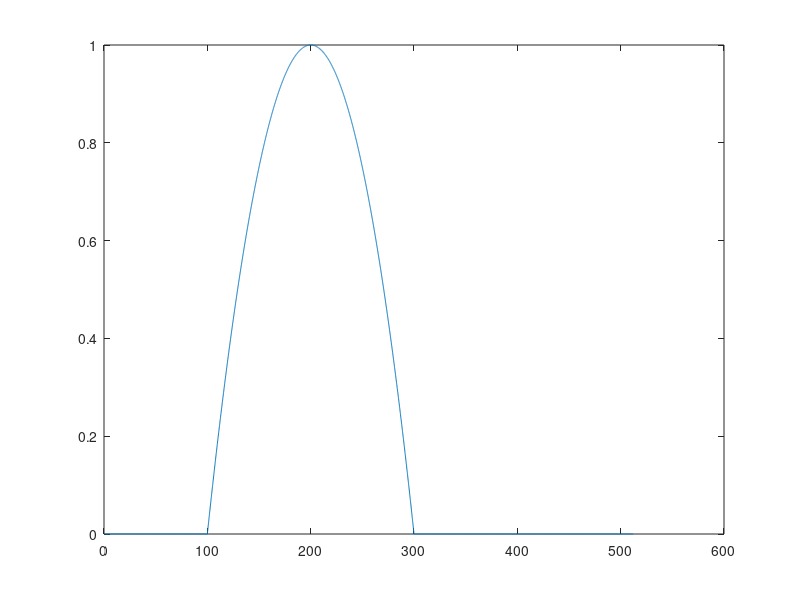
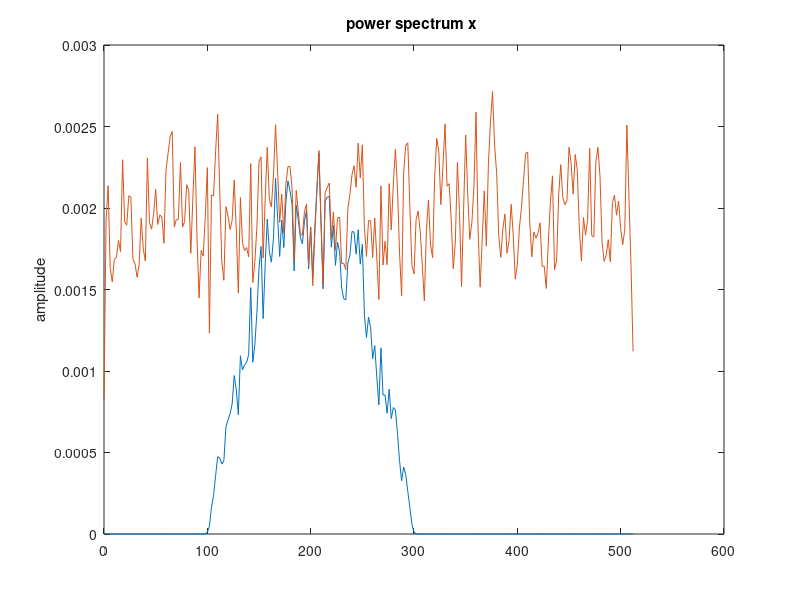
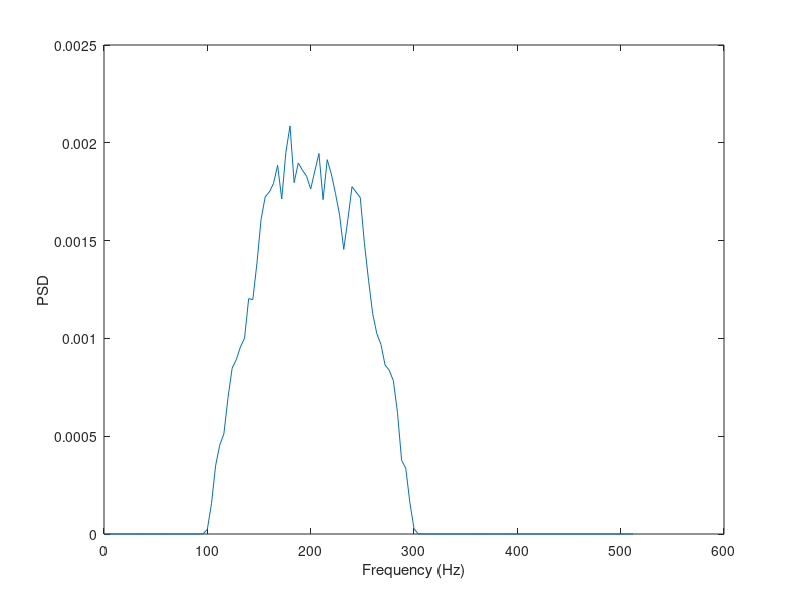
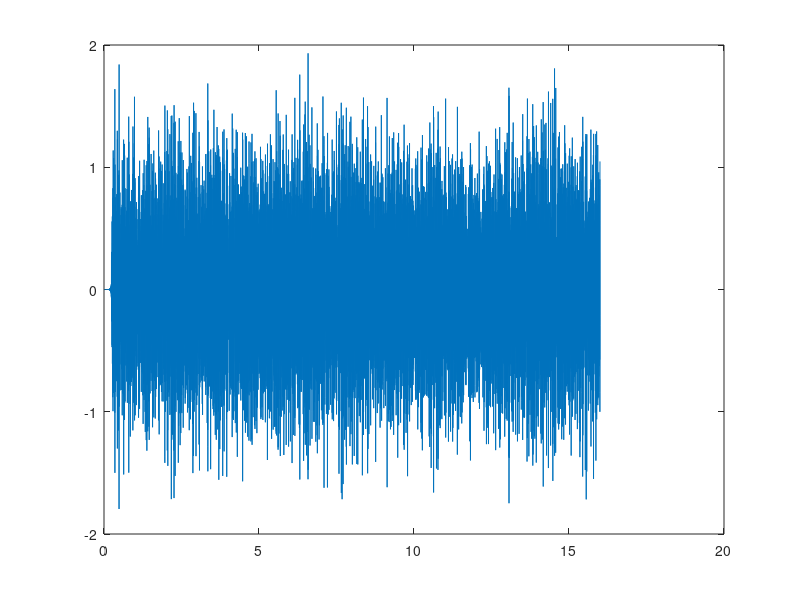

Write MATLAB code to recreate these figures, in order. (Note: this script raises an error after producing the figures.)
%% Demo for colored Gaussian noise generation
%Sampling frequency for noise realization
sampFreq = 1024; %Hz
%Number of samples to generate
nSamples = 16384;
%Time samples
timeVec = (0:(nSamples-1))/sampFreq;

%Target PSD given by the inline function handle
targetPSD = @(f) (f>=100 & f<=300).*(f-100).*(300-f)/10000;

%Plot PSD
freqVec = 0:0.1:512;
psdVec = targetPSD(freqVec);
plot(freqVec,psdVec);

%%
% Design FIR filter with T(f)= square root of target PSD
sqrtPSD = sqrt(psdVec);
fltrOrdr = 500;
b = fir2(fltrOrdr,freqVec/(sampFreq/2),sqrt(psdVec));

%%
% Generate a WGN realization and pass it through the designed filter
% (Comment out the line below if new realizations of WGN are needed in each run of this script)
rng('default'); 
inNoise = randn(1,nSamples);
outNoise = fftfilt(b,inNoise);

%%
% Estimate the PSD
figure;
pwelch(outNoise, 512,[],[],sampFreq);
hold on;
pwelch(inNoise, 512, [], [], sampFreq);
%Pwelch plots in dB (= 10*log10(x)); plot on a linear scale
[pxx,f]=pwelch(outNoise, 256,[],[],sampFreq);
figure;
plot(f,pxx);
xlabel('Frequency (Hz)');
ylabel('PSD');
% Plot the colored noise realization
figure;
plot(timeVec,outNoise);

% Plot histogram
figure;
histogram(inNoise);
figure;
histogram(outNoise);


